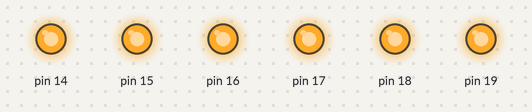
Simulated run of this sketch. Board: Arduino Nano, built with avr-gcc and run on an emulated ATmega328P. On the bench: output pins drawn as LEDs (lit = HIGH).

Above: at 5.0 s.
At 15.0 s:
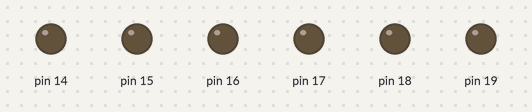
Timing chart, 0 to 26.0 s (numbered marks = the images above):
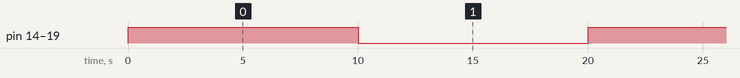

The sketch:

portc_hold.ino
```cpp
void setup(){ analogRead(A7); DDRC = 0x3F; }
void loop(){ PORTC = 0x3F; delay(10000); PORTC = 0x00; delay(10000); }
```

Measured:
- by itself, pin 14–19: alternates HIGH for 10.0 s and LOW for 10.0 s
